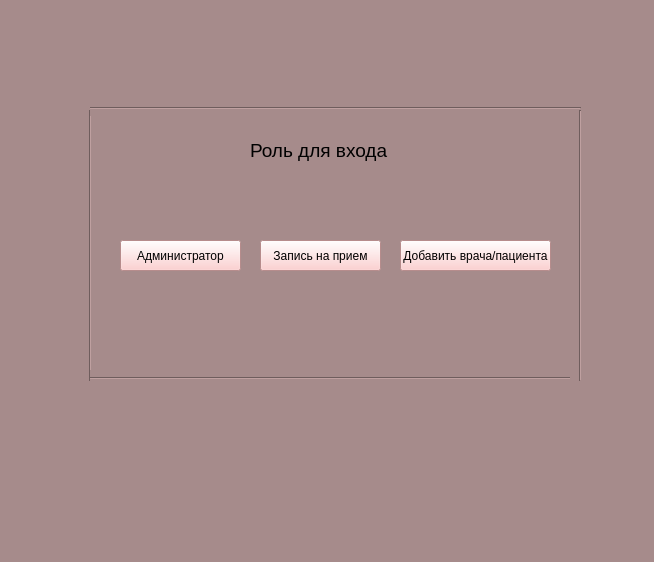
<?xml version="1.0" encoding="UTF-8"?>
<ui version="4.0">
 <class>MainWindow</class>
 <widget class="QMainWindow" name="MainWindow">
  <property name="geometry">
   <rect>
    <x>0</x>
    <y>0</y>
    <width>654</width>
    <height>562</height>
   </rect>
  </property>
  <property name="windowTitle">
   <string>MainWindow</string>
  </property>
  <property name="styleSheet">
   <string notr="true">background-color:#a68b8b</string>
  </property>
  <widget class="QWidget" name="centralwidget">
   <widget class="QPushButton" name="pushButton">
    <property name="geometry">
     <rect>
      <x>120</x>
      <y>240</y>
      <width>121</width>
      <height>31</height>
     </rect>
    </property>
    <property name="styleSheet">
     <string notr="true">background-color: #ffc4c4
</string>
    </property>
    <property name="text">
     <string>Администратор</string>
    </property>
   </widget>
   <widget class="QPushButton" name="pushButton_2">
    <property name="geometry">
     <rect>
      <x>260</x>
      <y>240</y>
      <width>121</width>
      <height>31</height>
     </rect>
    </property>
    <property name="styleSheet">
     <string notr="true">background-color: #ffc4c4
</string>
    </property>
    <property name="text">
     <string>Запись на прием</string>
    </property>
   </widget>
   <widget class="QPushButton" name="pushButton_3">
    <property name="geometry">
     <rect>
      <x>400</x>
      <y>240</y>
      <width>151</width>
      <height>31</height>
     </rect>
    </property>
    <property name="styleSheet">
     <string notr="true">background-color: #ffc4c4
</string>
    </property>
    <property name="text">
     <string>Добавить врача/пациента</string>
    </property>
   </widget>
   <widget class="QLabel" name="label">
    <property name="geometry">
     <rect>
      <x>250</x>
      <y>130</y>
      <width>181</width>
      <height>41</height>
     </rect>
    </property>
    <property name="styleSheet">
     <string notr="true">font-size: 19px
</string>
    </property>
    <property name="text">
     <string>Роль для входа</string>
    </property>
   </widget>
   <widget class="Line" name="line">
    <property name="geometry">
     <rect>
      <x>80</x>
      <y>110</y>
      <width>20</width>
      <height>271</height>
     </rect>
    </property>
    <property name="orientation">
     <enum>Qt::Vertical</enum>
    </property>
   </widget>
   <widget class="Line" name="line_2">
    <property name="geometry">
     <rect>
      <x>90</x>
      <y>370</y>
      <width>491</width>
      <height>16</height>
     </rect>
    </property>
    <property name="orientation">
     <enum>Qt::Horizontal</enum>
    </property>
   </widget>
   <widget class="Line" name="line_3">
    <property name="geometry">
     <rect>
      <x>90</x>
      <y>100</y>
      <width>491</width>
      <height>16</height>
     </rect>
    </property>
    <property name="orientation">
     <enum>Qt::Horizontal</enum>
    </property>
   </widget>
   <widget class="Line" name="line_4">
    <property name="geometry">
     <rect>
      <x>570</x>
      <y>110</y>
      <width>20</width>
      <height>271</height>
     </rect>
    </property>
    <property name="orientation">
     <enum>Qt::Vertical</enum>
    </property>
   </widget>
  </widget>
  <widget class="QMenuBar" name="menubar">
   <property name="geometry">
    <rect>
     <x>0</x>
     <y>0</y>
     <width>654</width>
     <height>21</height>
    </rect>
   </property>
  </widget>
  <widget class="QStatusBar" name="statusbar"/>
 </widget>
 <resources/>
 <connections/>
</ui>
